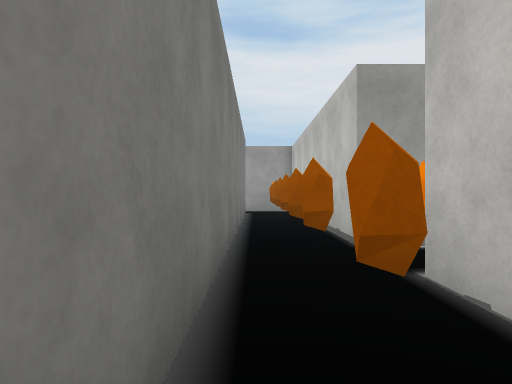
[1] (above)

14 first-person views from a walk through a 3-D level made in the Unity game engine. The camera is 1.4 m above the floor, looks level and sees 75° across. The floor is counted in squares, 1.89 m on a side. Each view is taken from the middle of a square. On the plan, view 1 faces up. The plan holds only what a view shows up to about 11 squares ahead; the rest is blank. The place goes on beyond the plan. The player is left out. Some surface patterns are stand-ins.

[2]
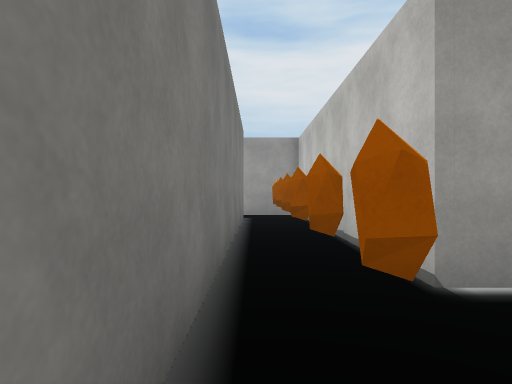

[3]
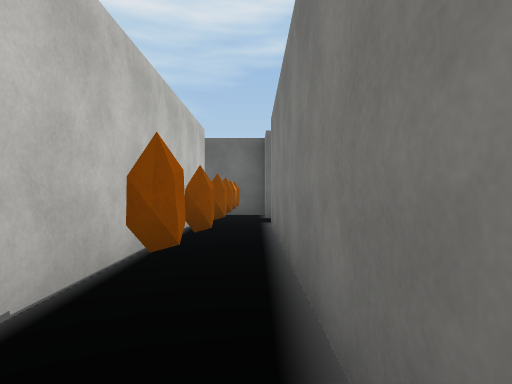

[4]
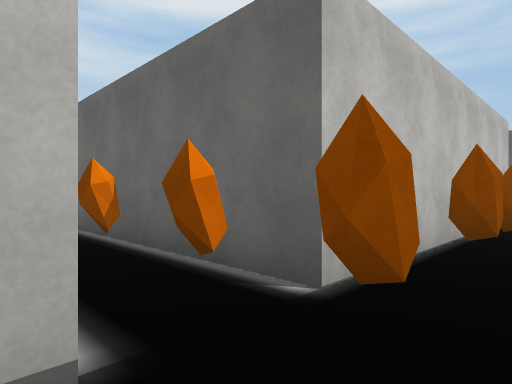

[5]
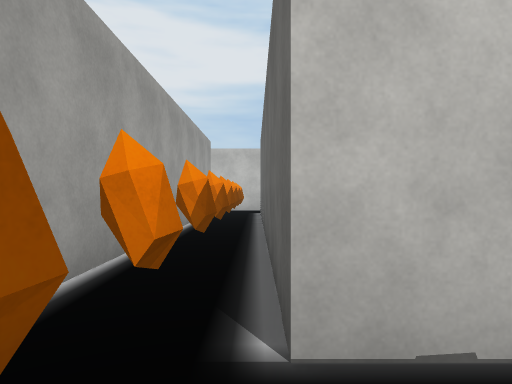

[6]
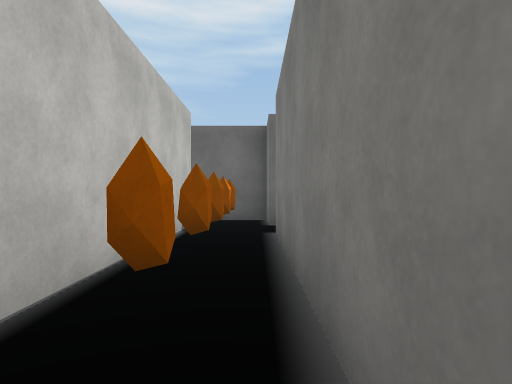

[7]
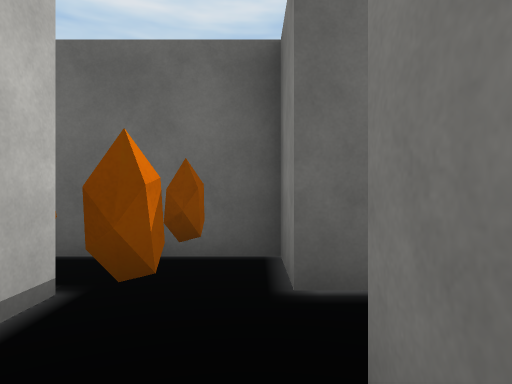

[8]
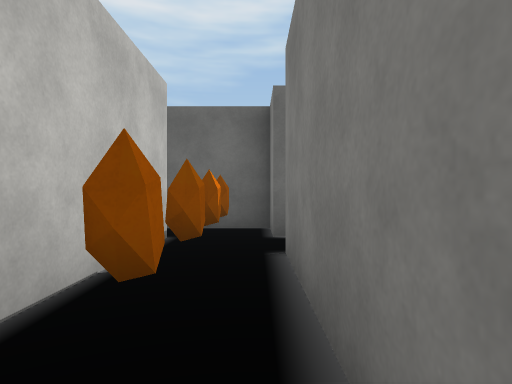

[9]
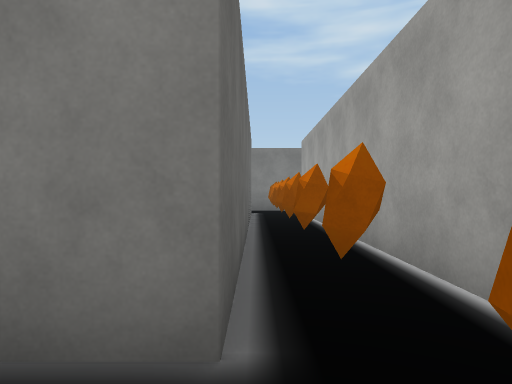

[10]
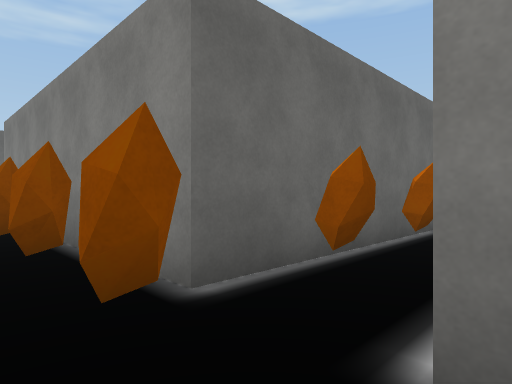

[11]
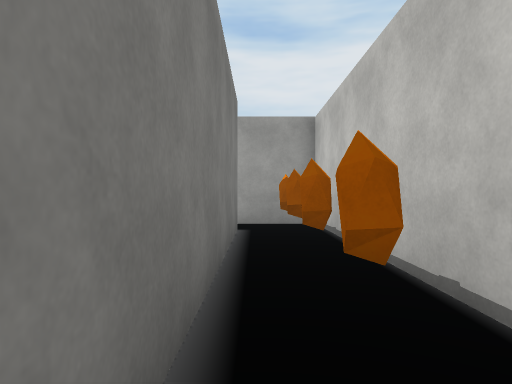

[12]
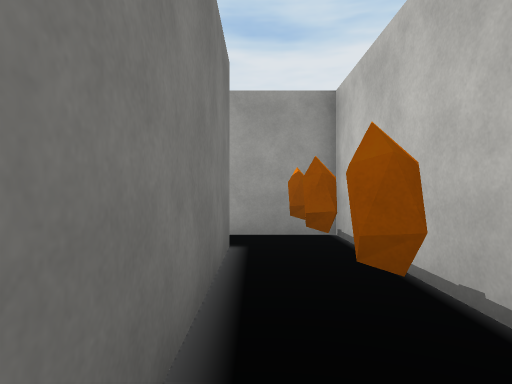

[13]
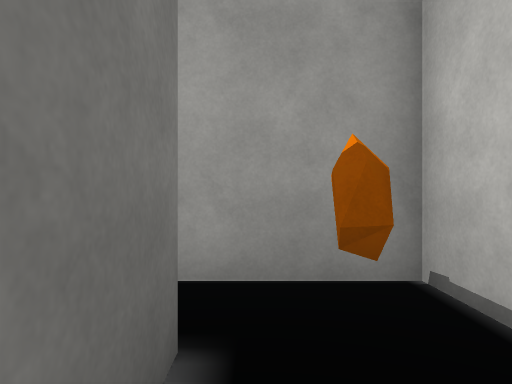

[14]
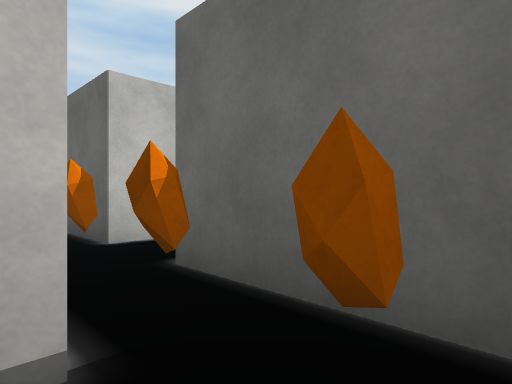

### Floor plan
Points are (right, up) in squares from view 1. A wall is a line through its corners. A room is listed if a view was taken in it or the views show most of it. See-through windows are left out.
Room 1 (views 1, 2, 3, 4, 5, 6, 7, 8, 9, 10, 11, 12, 13, 14)
walls: (11, 4.6) (1.4, 4.6) (1.4, 12.8) (-0.8, 12.8); (-0.4, 11.6) (-0.4, -4.1); (1.4, -5.5) (1.4, 2.8) (11.5, 2.8); (-0.9, -5.5) (-0.4, -5.5) (-0.4, -6.8) (3, -6.8)
ways out: opening at (2.5, -6); opening at (12.5, 2)
objects: other object (1, -6); other object (1, -5); other object (1, -3); other object (1, -2); other object (1, 0); other object (1, 2); other object (1, 4); other object (1, 5); other object (1, 7); other object (1, 9); other object (1, 11); other object (1, 12); other object (2, -6); other object (2, 4); other object (4, 4); other object (5, 4); other object (7, 4); other object (9, 4); other object (11, 4); other object (12, 4)

Positions as (right, up) in squares from view 1, and headings:
1: (0, 0), facing up
2: (0, 2), facing up
3: (0, 4), facing down
4: (0, 5), facing down-right
5: (0, 3), facing right
6: (0, 2), facing down
7: (0, -3), facing down
8: (0, 0), facing down
9: (13, 3), facing left
10: (13, 5), facing down-left
11: (0, 5), facing up
12: (0, 7), facing up
13: (0, 10), facing up
14: (0, -5), facing down-right
